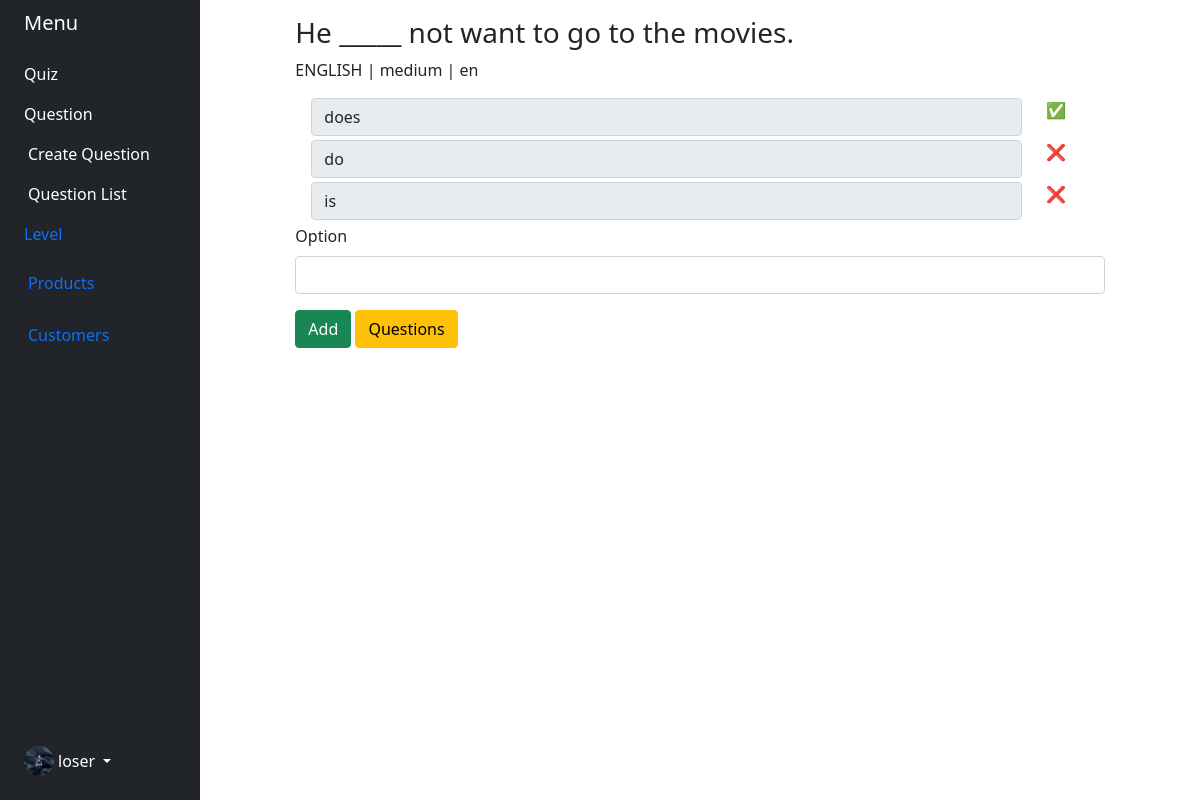
Screenshot of /admins/add_option/25 (signed in) with the database file from the repository.
### accounts_app/models.py (models this page shows)
class Employee(models.Model):
    user = models.OneToOneField(User, on_delete=models.CASCADE, primary_key=True)
    phone = models.CharField(max_length=15, null=False)
    profile_image = models.OneToOneField(Uploads, on_delete=models.CASCADE)
    language = models.CharField(max_length=10, choices=lang_choices())
    class Meta:
        db_table = 'auth_employee'

### files_app/models.py (models this page shows)
class Uploads(models.Model):
    original_name = models.CharField(max_length=300)
    content_type = models.CharField(max_length=100)
    new_name = models.CharField(max_length=100)
    path = models.CharField(max_length=500)
    code = models.CharField(max_length=70, unique=True)
    size = models.IntegerField()
    class Meta:
        db_table = 'uploads'

### quiz_app/models.py (models this page shows, shortened)
class Question(Auditable):
    question = models.CharField(max_length=300)
    category = models.CharField(max_length=100, choices=category_choices())
    level = models.CharField(max_length=100, choices=level_choices())
    lang = models.CharField(max_length=100, choices=lang_choices())
    valid = models.BooleanField(default=False)

class QuestionOptions(Auditable):
    question = models.ForeignKey(Question, on_delete=models.CASCADE)
    answer = models.CharField(max_length=300)
    right = models.BooleanField(default=False)

### admins_app/views.py (the view, shortened to what this page needs)
# urls.py: path('add_option/<int:question_id>', CreateQuestionOptionView.as_view(), name='add_option'),
class CreateQuestionOptionView(TemplateView):
    template_name = 'option/add_option.html'
    def get(self, request, *args, **kwargs):
        form = CreateQuestionOptionForm()
        question = Question.objects.get(pk=int(kwargs['question_id']))
        options = QuestionOptions.objects.filter(question=question)
        return render(request, self.template_name, {'form': form, 'question': question, 'options': options})

### admins_app/forms.py
class CreateQuestionOptionForm(forms.Form):
    option = forms.CharField(label="Option", widget=forms.TextInput(attrs={'class': 'form-control'}))
    right = forms.ChoiceField(label="Right ?", widget=forms.CheckboxInput(), choices=[('yes', "Yes"), ('no', 'No')])

### admins_app/templates/option/add_option.html (shortened to what this page needs)
{% extends 'base.html' %}
{% load mytags %}
{% block content %}
    <div class="row">
        <div class="col-10 offset-1">
            <h3>{{ question.question }}</h3>
            <p>{{ question.category }} | {{ question.level }} | {{ question.lang }}</p>
            {% for option in options %}
                <form method="post" class="row m-1">
                    <div class="col-11">
                        <input type="text" class="form-control" value="{{ option.answer }}" disabled/>
                    </div>
                    <div class="col-1">
                        {% if option.right %}
                            ✅
                        {% else %}
                            ❌
                        {% endif %}
                    </div>
                </form>
            {% endfor %}
            <form method="post">
                <div class="mb-3">
                    <label for="{{ form.option.id_for_label }}" class="form-label">{{ form.option.label }}</label>
                    {{ form.option }}
                </div>
                <button class="btn btn-success">Add</button>
                <a class="btn btn-warning" href="{% url 'admins:question_list' %}"> Questions </a>
            </form>
        </div>
    </div>
{% endblock %}

### admins_app/templates/base.html (shortened to what this page needs)
<!DOCTYPE html>
<html lang="en">
{% load i18n %}
{% load mytags %}
{% load static %}
<head>
    <link rel="stylesheet" href="{% static 'css/main.css' %}">
    <link href="https://cdn.jsdelivr.net/npm/bootstrap@5.0.2/dist/css/bootstrap.min.css" rel="stylesheet"
>
</head>
<body style="overflow-x: hidden">
<div class="container-fluid">
    <div class="row flex-nowrap">
        <div class="col-auto col-md-3 col-xl-2 px-sm-2 px-0 bg-dark">
            <div class="d-flex flex-column align-items-center align-items-sm-start px-3 pt-2 text-white min-vh-100">
                <a href="/"
                   class="d-flex align-items-center pb-3 mb-md-0 me-md-auto text-white text-decoration-none">
                    <span class="fs-5 d-none d-sm-inline">Menu</span>
                </a>
                <ul class="nav nav-pills flex-column mb-sm-auto mb-0 align-items-center align-items-sm-start"
                    id="menu">
                    <li class="nav-item">
                        <a href="{% url 'quiz:index' %}" class="text-white nav-link align-middle px-0">Quiz</a>
                    </li>
                    <li>
                        <a href="#submenu1" data-bs-toggle="collapse" class="text-white nav-link px-0 align-middle">
                            Question </a>
                        <ul class="collapse show nav flex-column ms-1" id="submenu1" data-bs-parent="#menu">
                            <li class="w-100">
                                <a href="{% url 'admins:create_question' %}" class="nav-link text-white px-0">
                                    Create Question
                                </a>
                            </li>
                            <li class="w-100">
                                <a href="{% url 'admins:question_list' %}" class="nav-link text-white px-0">
                                    Question List
                                </a>
                            </li>
                        </ul>
                    </li>
                    <li>
                        <a href="#submenu2" data-bs-toggle="collapse" class="nav-link px-0 align-middle ">
                            Level</a>
                    </li>
                    <li>
                        <a href="#submenu3" data-bs-toggle="collapse" class="nav-link px-0 align-middle">
                             <span class="ms-1 d-none d-sm-inline">Products</span> </a>
                    </li>
                    <li>
                        <a href="#" class="nav-link px-0 align-middle">
                             <span class="ms-1 d-none d-sm-inline">Customers</span>
                        </a>
                    </li>
                </ul>
                {% if user.is_authenticated %}
                    <div class="dropdown pb-4">
                        <a href="#" class="d-flex align-items-center text-white text-decoration-none dropdown-toggle"
                           id="dropdownUser1" data-bs-toggle="dropdown" aria-expanded="false">
                            <img src="{{ user.employee.profile_image.path }}" alt="hugenerd" width="30" height="30"
                                 class="rounded-circle">
                            <span class="d-none d-sm-inline mx-1">loser</span>
                        </a>
                    </div>
                {% endif %}
            </div>
        </div>
        <div class="col py-3">
            <main>
                {% block content %}
                {% endblock %}
            </main>
        </div>
    </div>
</div>
</body>
</html>

### rows the page displays
Question: question "He _____ not want to go to the movies.", category "ENGLISH", level "medium", lang "en"
QuestionOptions: answer "does"
QuestionOptions: answer "do"
QuestionOptions: answer "is"
